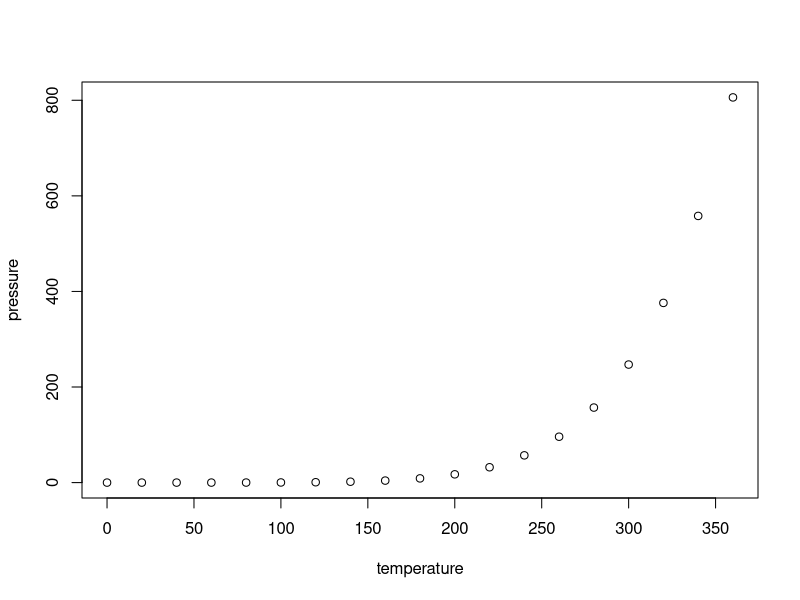
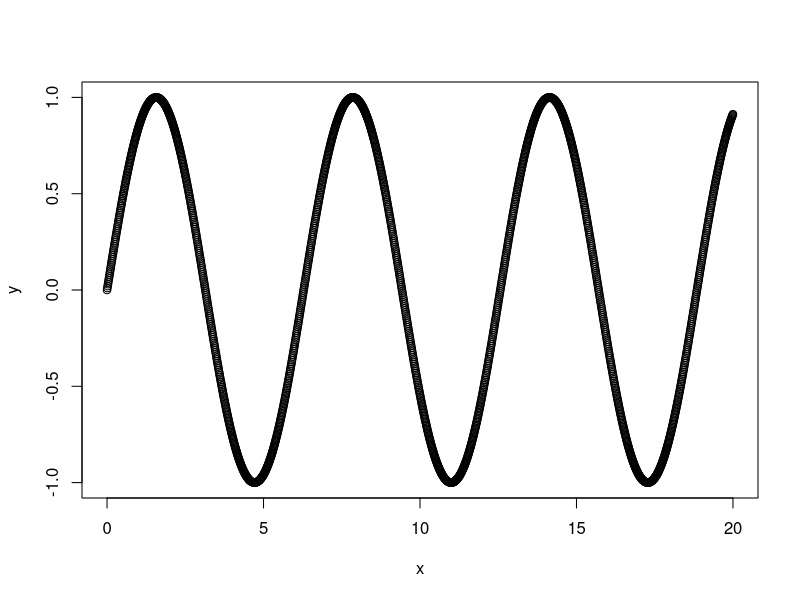

The R source for these figures, in order:
## ---- chunk 1
knitr::opts_chunk$set(echo = TRUE)
## ---- chunk 2
summary(cars)
## ---- chunk 3
plot(pressure)
## ---- chunk 4
x <- seq(0,20,0.01)
y <- sin(x)
sin_df <- data.frame(x,y)
head(sin_df,10)
plot(x,y)
